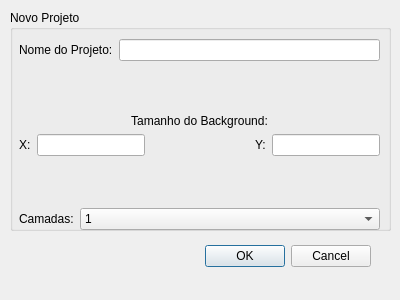
<?xml version="1.0" encoding="UTF-8"?>
<ui version="4.0">
 <class>cNewProjectDialog</class>
 <widget class="QDialog" name="cNewProjectDialog">
  <property name="geometry">
   <rect>
    <x>0</x>
    <y>0</y>
    <width>400</width>
    <height>300</height>
   </rect>
  </property>
  <property name="windowTitle">
   <string>Dialog</string>
  </property>
  <widget class="QDialogButtonBox" name="buttonBox">
   <property name="geometry">
    <rect>
     <x>30</x>
     <y>240</y>
     <width>341</width>
     <height>32</height>
    </rect>
   </property>
   <property name="orientation">
    <enum>Qt::Horizontal</enum>
   </property>
   <property name="standardButtons">
    <set>QDialogButtonBox::Cancel|QDialogButtonBox::Ok</set>
   </property>
  </widget>
  <widget class="QGroupBox" name="groupBox">
   <property name="geometry">
    <rect>
     <x>10</x>
     <y>10</y>
     <width>381</width>
     <height>221</height>
    </rect>
   </property>
   <property name="title">
    <string>Novo Projeto</string>
   </property>
   <widget class="QWidget" name="gridLayoutWidget">
    <property name="geometry">
     <rect>
      <x>9</x>
      <y>29</y>
      <width>361</width>
      <height>191</height>
     </rect>
    </property>
    <layout class="QGridLayout" name="gridLayout">
     <item row="0" column="0">
      <layout class="QHBoxLayout" name="horizontalLayout">
       <item>
        <widget class="QLabel" name="lb_project_name">
         <property name="text">
          <string>Nome do Projeto:</string>
         </property>
        </widget>
       </item>
       <item>
        <widget class="QLineEdit" name="ed_project_name"/>
       </item>
      </layout>
     </item>
     <item row="3" column="0">
      <layout class="QHBoxLayout" name="horizontalLayout_2">
       <item>
        <widget class="QLabel" name="lb_x">
         <property name="text">
          <string>X:</string>
         </property>
        </widget>
       </item>
       <item>
        <widget class="QLineEdit" name="ed_x"/>
       </item>
       <item>
        <spacer name="horizontalSpacer">
         <property name="orientation">
          <enum>Qt::Horizontal</enum>
         </property>
         <property name="sizeHint" stdset="0">
          <size>
           <width>40</width>
           <height>20</height>
          </size>
         </property>
        </spacer>
       </item>
       <item>
        <widget class="QLabel" name="lb_y">
         <property name="text">
          <string>Y:</string>
         </property>
        </widget>
       </item>
       <item>
        <widget class="QLineEdit" name="ed_y"/>
       </item>
      </layout>
     </item>
     <item row="2" column="0">
      <widget class="QLabel" name="lb_bg_size">
       <property name="text">
        <string>Tamanho do Background:</string>
       </property>
       <property name="alignment">
        <set>Qt::AlignCenter</set>
       </property>
      </widget>
     </item>
     <item row="1" column="0">
      <spacer name="verticalSpacer">
       <property name="orientation">
        <enum>Qt::Vertical</enum>
       </property>
       <property name="sizeHint" stdset="0">
        <size>
         <width>20</width>
         <height>40</height>
        </size>
       </property>
      </spacer>
     </item>
     <item row="5" column="0">
      <layout class="QHBoxLayout" name="horizontalLayout_3">
       <item>
        <widget class="QLabel" name="lb_layers">
         <property name="sizePolicy">
          <sizepolicy hsizetype="Fixed" vsizetype="Preferred">
           <horstretch>0</horstretch>
           <verstretch>0</verstretch>
          </sizepolicy>
         </property>
         <property name="text">
          <string>Camadas:</string>
         </property>
        </widget>
       </item>
       <item>
        <widget class="QComboBox" name="cb_layers">
         <item>
          <property name="text">
           <string>1</string>
          </property>
         </item>
         <item>
          <property name="text">
           <string>2</string>
          </property>
         </item>
         <item>
          <property name="text">
           <string>3</string>
          </property>
         </item>
         <item>
          <property name="text">
           <string>4</string>
          </property>
         </item>
         <item>
          <property name="text">
           <string>5</string>
          </property>
         </item>
        </widget>
       </item>
      </layout>
     </item>
     <item row="4" column="0">
      <spacer name="verticalSpacer_2">
       <property name="orientation">
        <enum>Qt::Vertical</enum>
       </property>
       <property name="sizeHint" stdset="0">
        <size>
         <width>20</width>
         <height>40</height>
        </size>
       </property>
      </spacer>
     </item>
    </layout>
   </widget>
  </widget>
 </widget>
 <resources/>
 <connections>
  <connection>
   <sender>buttonBox</sender>
   <signal>rejected()</signal>
   <receiver>cNewProjectDialog</receiver>
   <slot>reject()</slot>
   <hints>
    <hint type="sourcelabel">
     <x>344</x>
     <y>254</y>
    </hint>
    <hint type="destinationlabel">
     <x>367</x>
     <y>273</y>
    </hint>
   </hints>
  </connection>
 </connections>
</ui>
